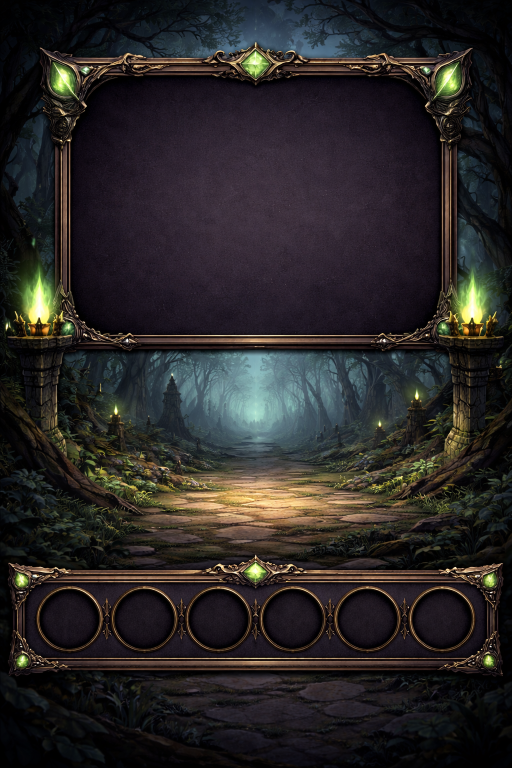
#> input picture tests/sandbox/clairiere_sinistre.png, 1024 x 1536 px, found by its file name (shown at 1/2 size)
$ python fight_scene.py
#> lines starting #> are read from the running program, lines starting #| are printed output that depends on the picture
from io import BytesIO
from pathlib import Path
import requests

from PIL import Image, ImageDraw, ImageFont, ImageFilter

BASE_DIR = Path(__file__).resolve().parent.parent.parent

def download_image(url: str) -> Image.Image:
    response = requests.get(url, timeout=15)
    response.raise_for_status()
    return Image.open(BytesIO(response.content)).convert("RGBA")


def load_background(background_path: str | None, size=(1024, 1536)) -> Image.Image:
    """
    Charge un fond si fourni, sinon crée un fond de test joli.
    """
#> called with size = (1024, 1536)
    if background_path and Path(background_path).exists():
        return Image.open(background_path).convert("RGBA")

    # Fond de test
    bg = Image.new("RGBA", size, (30, 35, 55, 255))
    draw = ImageDraw.Draw(bg)

    # Dégradé simple vertical fond
    for y in range(size[1]):
        ratio = y / size[1]
        r = int(25 + ratio * 20)
        g = int(30 + ratio * 40)
        b = int(50 + ratio * 70)
        draw.line((0, y, size[0], y), fill=(r, g, b, 255))

    # Bandeau discret en bas
    overlay = Image.new("RGBA", size, (0, 0, 0, 0))
    overlay_draw = ImageDraw.Draw(overlay)
    overlay_draw.rounded_rectangle(
        [(30, size[1] - 164), (size[0] - 30, size[1] - 30)],
        radius=35,
        fill=(0, 0, 0, 90)
    )
    bg = Image.alpha_composite(bg, overlay)

    return bg


# [135 lines left out: functions crop_to_circle, lerp_color, get_hp_color, add_hue, add_hp_hue, add_outline, not called in this run]


def compose_players_banner(
    players: list[dict],
    output_path: str = "result.png",
    background_path: str | None = None,
    mob: dict | None = None,
):
    """
    players = [
        {
            "avatar_url": "https://...",
            "current_hp": 100,
            "max_hp": 100,
            "name": "Jean-Yves",  # optionnel
        },
        ...
    ]

    mob = {
        "name": "Slime",
        "image_name": "slime.png",
        "current_hp": 30,
        "max_hp": 30,
        "attack": 6,
        "defense": 1,
    }
    """
    background = load_background(background_path, size=(1024, 1536))
    result = background.copy()
    bg_width, bg_height = result.size
#> bg_width = 1024; bg_height = 1536

    draw = ImageDraw.Draw(result)

    try:
        title_font = ImageFont.truetype("DejaVuSans-Bold.ttf", 42)
        stat_font = ImageFont.truetype("DejaVuSans-Bold.ttf", 36)
        name_font = ImageFont.truetype("DejaVuSans-Bold.ttf", 20)
    except Exception:
        title_font = ImageFont.load_default()
        stat_font = ImageFont.load_default()
        name_font = ImageFont.load_default()

    # =========================
    # Affichage du mob
    # =========================
    if mob is not None:
        mob_name = mob.get("name", "Monstre")
        mob_current_hp = mob.get("current_hp", 0)
        mob_max_hp = mob.get("max_hp", 0)
        mob_attack = mob.get("attack", 0)
        mob_defense = mob.get("defense", 0)
        mob_image_name = mob.get("image_name")

        # Zone du mob
        mob_avatar_size = 500
        mob_x = (bg_width - mob_avatar_size) // 2 + 40
#> mob_x = 302
        mob_y = 550

        try:
            if mob_image_name:
                mob_image_full_path = BASE_DIR / "assets" / "mobs" / mob_image_name

                raw_mob_image = Image.open(mob_image_full_path).convert("RGBA")
            else:
                raw_mob_image = Image.new(
                    "RGBA",
                    (mob_avatar_size, mob_avatar_size),
                    (120, 120, 120, 255),
                )

        except Exception as e:
            print(f"Erreur chargement image mob pour {mob_name} : {e}")

            raw_mob_image = Image.new(
                "RGBA",
                (mob_avatar_size, mob_avatar_size),
                (120, 120, 120, 255),
            )

        # Mise en forme image du mob
        mob_img = raw_mob_image.convert("RGBA").resize((mob_avatar_size, mob_avatar_size))
        result.alpha_composite(mob_img, (mob_x, mob_y))
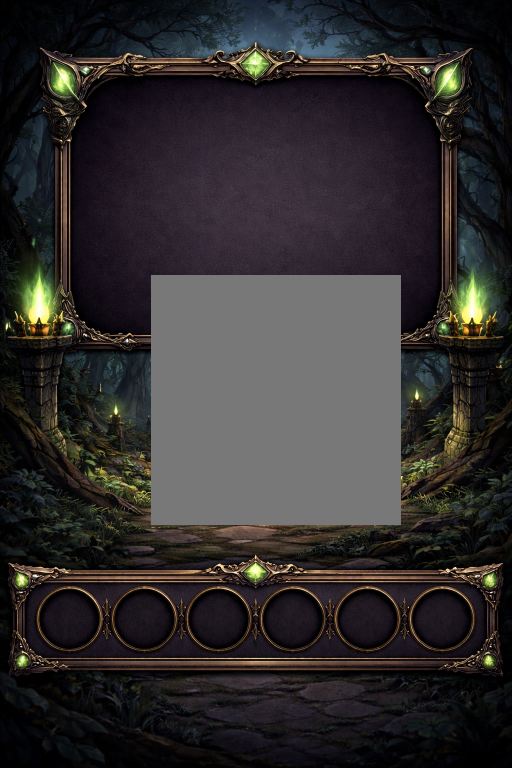
#> result: PIL image 1024x1536 RGBA (shown at 1/2 size); mean R, G, B, A 48.2, 45.1, 45.1, 255

        # Position du rectangle
        x1 = 92
        y1 = 126
        x2 = x1 + 825
        y2 = y1 + 90

        #Calculer x2 en fonction des HP current
        x2 = x1 + 825 * (mob_current_hp / mob_max_hp)

        mob_power = "XXX"
        # Nom du mob
        mob_info = f"{mob_name} • [{mob_power}]"

        if(mob_current_hp > 0) :
            draw.rounded_rectangle(
                [(x1, y1), (x2, y2)],
                radius=20,                 # arrondi des coins
                fill=(3, 78, 0, 255)      # vert (RGBA)
            )
        else:
            mob_info = f"{mob_name} • [Mort]"

        draw.text((130, 152), mob_info, font=title_font, fill=(255, 255, 255, 255))

    # =========================
    # Affichage des joueurs
    # =========================
    if not players:
        result.save(output_path)
        print(f"Aucun player. Image sauvegardée : {output_path}")
        return

    count = len(players)

    avatar_size = 100
    outline_size = 3
    bottom_margin = 63

    usable_width = bg_width - 80
#> usable_width = 944

    if len(players) > 4 :
        usable_width = usable_width - 120
#> usable_width = 824

    centers_x = [int((i + 1) * usable_width / (count + 1)) for i in range(count)]

    avatar_y = bg_height - bottom_margin - avatar_size
#> avatar_y = 1373

    for player, center_x in zip(players, centers_x):
        try:
            raw_avatar = download_image(player["avatar_url"])
        except Exception as e:
            raw_avatar = Image.new("RGBA", (avatar_size, avatar_size), (120, 120, 120, 255))

        hue = add_hp_hue(
            raw_avatar,
            current_hp=player["current_hp"],
            max_hp=player["max_hp"],
            alpha=0.36,
        )

        circle = crop_to_circle(hue, avatar_size)
        avatar = add_outline(circle, outline_size=outline_size)

        aw, ah = avatar.size
        avatar_x = center_x - aw // 2 + 31

        result.alpha_composite(avatar, (avatar_x, avatar_y))

    players_power = "[XXX]"
    draw.text((850, 1400), players_power, font=stat_font, fill=(255, 255, 255, 255))

    result.save(output_path)
    print(f"Image créée : {output_path}")

if __name__ == "__main__":
    players = [
        {
            "avatar_url": "https://cdn.discordapp.com/avatars/770707625033203793/2aa967457d2dd49a389c2daf9bf77370.webp?size=1024",
            "current_hp": 100,
            "max_hp": 100,
            "name": "Jean-Yves",
        },
        {
            "avatar_url": "https://cdn.discordapp.com/avatars/770707625033203793/2aa967457d2dd49a389c2daf9bf77370.webp?size=1024",
            "current_hp": 90,
            "max_hp": 100,
            "name": "Jean-Yves",
        },
        {
            "avatar_url": "https://cdn.discordapp.com/avatars/770707625033203793/2aa967457d2dd49a389c2daf9bf77370.webp?size=1024",
            "current_hp": 80,
            "max_hp": 100,
            "name": "Jean-Yves",
        },
        {
            "avatar_url": "https://cdn.discordapp.com/avatars/770707625033203793/2aa967457d2dd49a389c2daf9bf77370.webp?size=1024",
            "current_hp": 70,
            "max_hp": 100,
            "name": "Jean-Yves",
        },
        {
            "avatar_url": "https://cdn.discordapp.com/avatars/770707625033203793/2aa967457d2dd49a389c2daf9bf77370.webp?size=1024",
            "current_hp": 60,
            "max_hp": 100,
            "name": "Jean-Yves",
        },
        {
            "avatar_url": "https://cdn.discordapp.com/avatars/770707625033203793/2aa967457d2dd49a389c2daf9bf77370.webp?size=1024",
            "current_hp": 50,
            "max_hp": 100,
            "name": "Jean-Yves",
        },
        {
            "avatar_url": "https://cdn.discordapp.com/avatars/770707625033203793/2aa967457d2dd49a389c2daf9bf77370.webp?size=1024",
            "current_hp": 40,
            "max_hp": 100,
            "name": "Jean-Yves",
        },
        {
            "avatar_url": "https://cdn.discordapp.com/avatars/770707625033203793/2aa967457d2dd49a389c2daf9bf77370.webp?size=1024",
            "current_hp": 30,
            "max_hp": 100,
            "name": "Jean-Yves",
        },
        {
            "avatar_url": "https://cdn.discordapp.com/avatars/770707625033203793/2aa967457d2dd49a389c2daf9bf77370.webp?size=1024",
            "current_hp": 20,
            "max_hp": 100,
            "name": "Jean-Yves",
        },
        {
            "avatar_url": "https://cdn.discordapp.com/avatars/770707625033203793/2aa967457d2dd49a389c2daf9bf77370.webp?size=1024",
            "current_hp": 10,
            "max_hp": 100,
            "name": "Jean-Yves",
        },
        {
            "avatar_url": "https://cdn.discordapp.com/avatars/770707625033203793/2aa967457d2dd49a389c2daf9bf77370.webp?size=1024",
            "current_hp": 0,
            "max_hp": 100,
            "name": "Jean-Yves",
        }
    ]

    mob = {
        "name": "Gobelin Combattant",
        "image_name": "gobelin.png",
        "current_hp": 30,
        "max_hp": 30,
        "attack": 6,
        "defense": 1,
    }

    compose_players_banner(
        players=players,
        mob=mob,
        output_path="players_banner.png",
        background_path="/home/machine/Desktop/SakuraLeveling/tests/sandbox/clairiere_sinistre.png",  # mets un chemin ici si tu veux ton propre fond
    )
#> (the call stopped at in download_image, `response = requests.get(url, timeout=15)`: the network is not available in this run)
